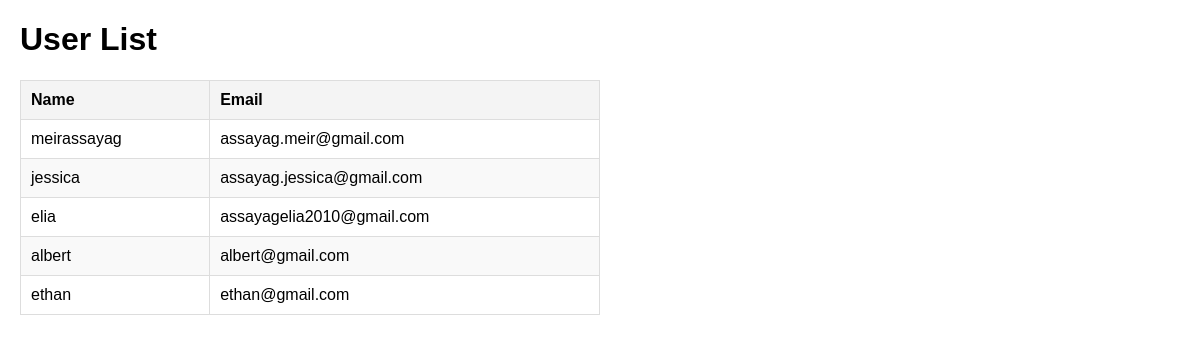
The app's page /all-users/, older data.
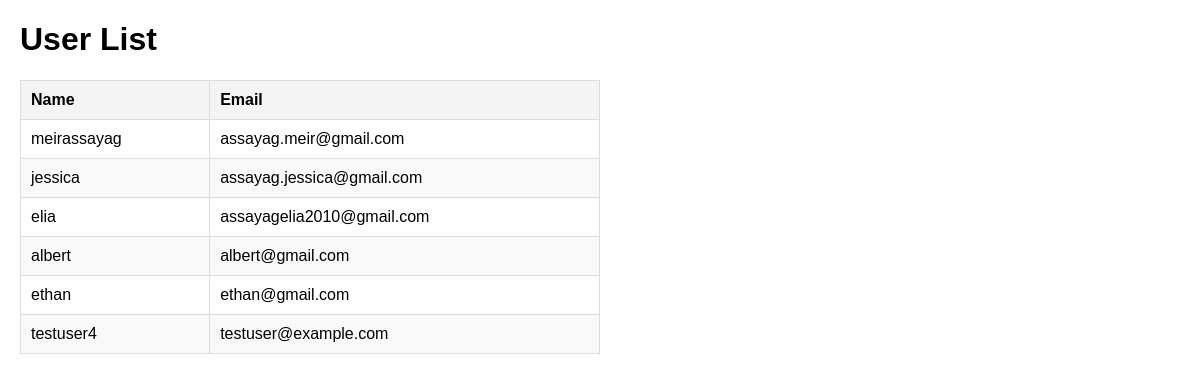
The same page, newer data.
### users/models.py (models this page shows, shortened)
class Profile(models.Model):
    user = models.OneToOneField(User,
                                on_delete=models.CASCADE,
                                blank=True,
                                null=True)

### users/views.py (the view)
# urls.py: path('all-users/', all_users, name='all_users'),
def all_users(request):
    users = Profile.objects.all()
    return render(request, 'users/users_list.html', {'users': users})

### templates/users/users_list.html (shortened to what this page needs)
{% load static %}
<!DOCTYPE html>
<html lang="en">
<head>
    <link rel="stylesheet" href="{% static 'css/users/users_list.css' %}">
</head>
<body>
    <h1>User List</h1>
    <table>
        <thead>
            <tr>
                <th>Name</th>
                <th>Email</th>
            </tr>
        </thead>
        <tbody>
            {% for profile in users %}
            <tr>
                <td>{{ profile.user.username }}</td>
                <td>{{ profile.user.email }}</td>
            </tr>
            {% endfor %}
        </tbody>
    </table>
</body>
</html>

### static/css/users/users_list.css (style rules this page uses)
body { font-family: Arial, sans-serif; margin: 20px; }
table { width: 50%; border-collapse: collapse; margin: 20px 0; }
th, td { border: 1px solid #ddd; padding: 10px; text-align: left; }
th { background-color: #f4f4f4; }
tr:nth-child(even) { background-color: #f9f9f9; }

Row changes from the older to the newer data that the page shows:
added Profile: user.username "testuser4", user.email "testuser@example.com"
